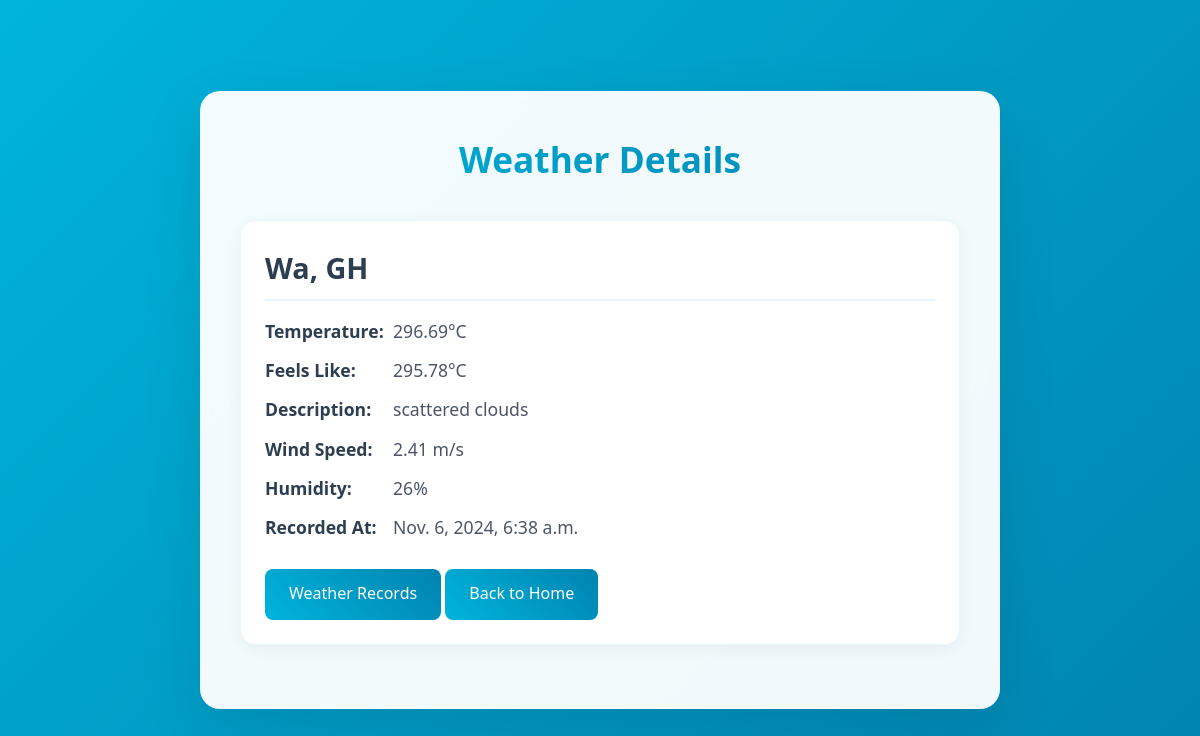
Screenshot of /skydata/weather/details/10/ with the database file from the repository.
### skydata/models.py (models this page shows, shortened)
class SkynexusData(models.Model):
    id = models.AutoField(primary_key=True)
    city = models.CharField(max_length=100, default="NA")
    country = models.CharField(max_length=100, default='Unknown')
    temperature = models.FloatField(default=0.0)
    feels_like = models.FloatField(default=0.1)
    weather_description = models.CharField(max_length=255, default="NA")
    wind_speed = models.FloatField(default=0.0)
    humidity = models.IntegerField(default=0)
    created_at = models.DateTimeField(auto_now_add=True)

### skydata/views.py (the view)
# urls.py: path('weather/details/<int:skydata_id>/', views.weather_details, name='weather-details'),
def weather_details(request, skydata_id):
    weather_data = get_object_or_404(SkynexusData, pk=skydata_id)
    return render(request, 'weather-details.html', {'weather_data': weather_data})

### skydata/templates/weather-details.html (shortened to what this page needs)
<!DOCTYPE html>
<html lang="en">
<head>
    {% load static %}
    <link rel="stylesheet" href="{% static 'css/style.css' %}">
</head>
<body>
    <div class="container">
        <h1>Weather Details</h1>
        <div class="weather-item">
            <h2>{{ weather_data.city }}, {{ weather_data.country }}</h2>
            <p><strong>Temperature:</strong> {{ weather_data.temperature }}°C</p>
            <p><strong>Feels Like:</strong> {{ weather_data.feels_like }}°C</p>
            <p><strong>Description:</strong> {{ weather_data.weather_description }}</p>
            <p><strong>Wind Speed:</strong> {{ weather_data.wind_speed }} m/s</p>
            <p><strong>Humidity:</strong> {{ weather_data.humidity }}%</p>
            <p><strong>Recorded At:</strong> {{ weather_data.created_at }}</p>
            <a href="{% url 'skydata:fetch-skydata' %}">Weather Records</a>
            <a href="{% url 'skydata:home' %}">Back to Home</a>
        </div>
    </div>
</body>
</html>

### static/css/style.css (style rules this page uses)
* { margin: 0; padding: 0; box-sizing: border-box; }
body { font-family: 'Segoe UI', system-ui, -apple-system, sans-serif; background: linear-gradient(135deg, #00b4db 0%, #0083b0 100%); min-height: 100vh; color: #333; margin: 0; padding: 20px; display: flex; align-items: center; justify-content: center; line-height: 1.6; }
.container { width: 100%; max-width: 800px; background: rgba(255, 255, 255, 0.95); backdrop-filter: blur(10px); padding: 2.5rem; border-radius: 20px; box-shadow: 0 20px 60px rgba(0, 0, 0, 0.1); animation: slideUp 0.6s ease-out; }
h1 { color: #2c3e50; text-align: center; font-size: 2.2rem; margin-bottom: 2rem; font-weight: 700; background: linear-gradient(45deg, #00b4db, #0083b0); -webkit-background-clip: text; -webkit-text-fill-color: transparent; animation: fadeIn 0.8s ease-out; }
.weather-item { background: white; border-radius: 15px; padding: 1.5rem; margin-bottom: 1.5rem; box-shadow: 0 4px 15px rgba(0, 0, 0, 0.05); border: 1px solid rgba(0, 180, 219, 0.1); transition: all 0.3s ease; animation: fadeIn 0.6s ease-out; }
.weather-item h2 { color: #2c3e50; font-size: 1.8rem; margin-bottom: 1rem; border-bottom: 2px solid rgba(0, 180, 219, 0.1); padding-bottom: 0.5rem; }
.weather-item p { color: #4a5568; margin: 0.7rem 0; font-size: 1.1rem; display: flex; align-items: center; gap: 0.5rem; }
.weather-item p strong { color: #2c3e50; min-width: 120px; }
a { display: inline-block; padding: 0.8rem 1.5rem; background: linear-gradient(45deg, #00b4db, #0083b0); color: white; text-decoration: none; border-radius: 8px; font-weight: 500; transition: all 0.3s ease; margin-top: 1rem; }

### rows the page displays
SkynexusData: city "Wa", country "GH", temperature "296.69", feels_like "295.78", weather_description "scattered clouds", wind_speed "2.41", humidity "26", created_at "Nov. 6, 2024, 6:38 a.m."
